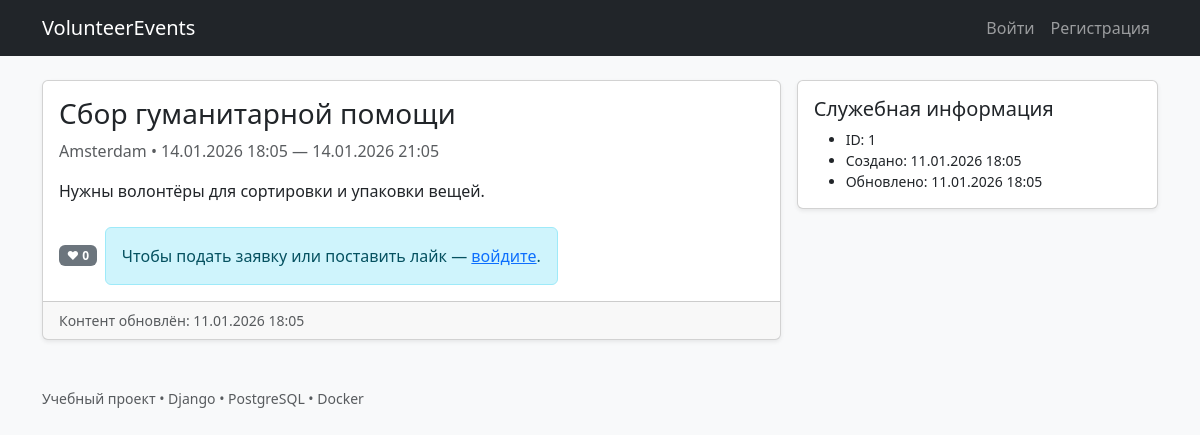
The app's page /events/1/ with its own data.
### core/models.py (models this page shows, shortened)
class TimeStampedModel(models.Model):
    created_at = models.DateTimeField("Создано", default=timezone.now, editable=False)
    updated_at = models.DateTimeField("Обновлено", auto_now=True)
    class Meta:
        abstract = True

class Event(TimeStampedModel):
    title = models.CharField("Название", max_length=255)
    description = models.TextField("Описание")
    location = models.CharField("Локация", max_length=255)
    starts_at = models.DateTimeField("Начало")
    ends_at = models.DateTimeField("Окончание")
    class Meta:
        ordering = ("-starts_at",)

### core/views.py (the view)
# urls.py: path("events/<int:pk>/", views.event_detail, name="detail"),
def event_detail(request: HttpRequest, pk: int) -> HttpResponse:
    event = get_object_or_404(Event.objects.annotate(likes_count=Count("likes")), pk=pk)
    existing_app = None
    if request.user.is_authenticated:
        existing_app = VolunteerApplication.objects.filter(user=request.user, event=event).first()
    liked = False
    if request.user.is_authenticated:
        liked = Like.objects.filter(user=request.user, event=event).exists()
    return render(
        request,
        "core/event_detail.html",
        {"event": event, "existing_app": existing_app, "liked": liked},
    )

### templates/core/event_detail.html (shortened to what this page needs)
{% extends "base.html" %}
{% block content %}
<div class="row g-3">
  <div class="col-12 col-lg-8">
    <div class="card shadow-sm">
      <div class="card-body">
        <h1 class="h3">{{ event.title }}</h1>
        <div class="text-muted mb-3">
          {{ event.location }} • {{ event.starts_at|date:"d.m.Y H:i" }} — {{ event.ends_at|date:"d.m.Y H:i" }}
        </div>
        <p>{{ event.description }}</p>
        <div class="d-flex gap-2 flex-wrap align-items-center mt-4">
          <span class="badge text-bg-secondary">❤ {{ event.likes_count }}</span>
          {% if user.is_authenticated %}
            <form method="post" action="{% url 'events:like' event.id %}">
              {% csrf_token %}
              <button class="btn btn-outline-danger" type="submit">
                {% if liked %}Убрать лайк{% else %}Лайк{% endif %}
              </button>
            </form>
            {% if existing_app %}
              <span class="badge text-bg-info">Заявка: {{ existing_app.get_status_display }}</span>
              <span class="text-muted small">обновлено {{ existing_app.updated_at|date:"d.m.Y H:i" }}</span>
            {% else %}
              <a class="btn btn-success" href="{% url 'events:apply' event.id %}">Подать заявку</a>
            {% endif %}
          {% else %}
            <div class="alert alert-info mb-0">
              Чтобы подать заявку или поставить лайк — <a href="{% url 'login' %}">войдите</a>.
            </div>
          {% endif %}
        </div>
      </div>
      <div class="card-footer text-muted small">
        Контент обновлён: {{ event.updated_at|date:"d.m.Y H:i" }}
      </div>
    </div>
  </div>
  <div class="col-12 col-lg-4">
    <div class="card shadow-sm">
      <div class="card-body">
        <h2 class="h5">Служебная информация</h2>
        <ul class="small mb-0">
          <li>ID: {{ event.id }}</li>
          <li>Создано: {{ event.created_at|date:"d.m.Y H:i" }}</li>
          <li>Обновлено: {{ event.updated_at|date:"d.m.Y H:i" }}</li>
        </ul>
      </div>
    </div>
  </div>
</div>
{% endblock %}

### records on screen
Event: title "Сбор гуманитарной помощи", location "Amsterdam", starts_at "14.01.2026 18:05", ends_at "14.01.2026 21:05", description "Нужны волонтёры для сортировки и упаковки вещей.", likes_count "0", updated_at "11.01.2026 18:05", id "1", created_at "11.01.2026 18:05"
